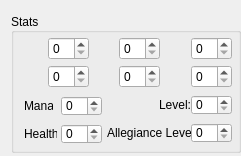
         <widget class="QWidget" name="layoutWidget">
          <property name="geometry">
           <rect>
            <x>223</x>
            <y>9</y>
            <width>232</width>
            <height>156</height>
           </rect>
          </property>
          <layout class="QVBoxLayout" name="layoutStats">
           <property name="rightMargin">
            <number>0</number>
           </property>
           <property name="bottomMargin">
            <number>0</number>
           </property>
           <item>
            <widget class="QGroupBox" name="groupBoxStats">
             <property name="sizePolicy">
              <sizepolicy hsizetype="Fixed" vsizetype="Fixed">
               <horstretch>0</horstretch>
               <verstretch>0</verstretch>
              </sizepolicy>
             </property>
             <property name="minimumSize">
              <size>
               <width>230</width>
               <height>140</height>
              </size>
             </property>
             <property name="maximumSize">
              <size>
               <width>230</width>
               <height>140</height>
              </size>
             </property>
             <property name="title">
              <string>Stats</string>
             </property>
             <property name="alignment">
              <set>Qt::AlignLeading|Qt::AlignLeft|Qt::AlignVCenter</set>
             </property>
             <widget class="QWidget" name="verticalLayoutWidget">
              <property name="geometry">
               <rect>
                <x>10</x>
                <y>20</y>
                <width>31</width>
                <height>31</height>
               </rect>
              </property>
              <layout class="QVBoxLayout" name="layoutVit">
               <property name="spacing">
                <number>0</number>
               </property>
               <property name="leftMargin">
                <number>2</number>
               </property>
               <property name="topMargin">
                <number>5</number>
               </property>
               <property name="rightMargin">
                <number>6</number>
               </property>
               <property name="bottomMargin">
                <number>4</number>
               </property>
               <item>
                <widget class="QLabel" name="labelVit">
                 <property name="toolTip">
                  <string>Vitality</string>
                 </property>
                 <property name="text">
                  <string/>
                 </property>
                 <property name="textFormat">
                  <enum>Qt::PlainText</enum>
                 </property>
                 <property name="pixmap">
                  <pixmap resource="../resources/images/images.qrc">:/statVIT.png</pixmap>
                 </property>
                 <property name="scaledContents">
                  <bool>true</bool>
                 </property>
                </widget>
               </item>
              </layout>
             </widget>
             <widget class="QWidget" name="verticalLayoutWidget_2">
              <property name="geometry">
               <rect>
                <x>37</x>
                <y>23</y>
                <width>45</width>
                <height>26</height>
               </rect>
              </property>
              <layout class="QVBoxLayout" name="layoutVitVal">
               <item>
                <widget class="QSpinBox" name="spinBoxVitVal">
                 <property name="sizePolicy">
                  <sizepolicy hsizetype="Fixed" vsizetype="Fixed">
                   <horstretch>0</horstretch>
                   <verstretch>0</verstretch>
                  </sizepolicy>
                 </property>
                 <property name="minimumSize">
                  <size>
                   <width>41</width>
                   <height>0</height>
                  </size>
                 </property>
                 <property name="maximumSize">
                  <size>
                   <width>41</width>
                   <height>16777215</height>
                  </size>
                 </property>
                 <property name="buttonSymbols">
                  <enum>QAbstractSpinBox::UpDownArrows</enum>
                 </property>
                 <property name="correctionMode">
                  <enum>QAbstractSpinBox::CorrectToNearestValue</enum>
                 </property>
                 <property name="maximum">
                  <number>999</number>
                 </property>
                </widget>
               </item>
              </layout>
             </widget>
             <widget class="QWidget" name="verticalLayoutWidget_8">
              <property name="geometry">
               <rect>
                <x>80</x>
                <y>20</y>
                <width>31</width>
                <height>31</height>
               </rect>
              </property>
              <layout class="QVBoxLayout" name="layoutDex">
               <property name="leftMargin">
                <number>3</number>
               </property>
               <property name="topMargin">
                <number>5</number>
               </property>
               <property name="rightMargin">
                <number>5</number>
               </property>
               <property name="bottomMargin">
                <number>4</number>
               </property>
               <item>
                <widget class="QLabel" name="labelDex">
                 <property name="toolTip">
                  <string>Dexterity</string>
                 </property>
                 <property name="text">
                  <string/>
                 </property>
                 <property name="textFormat">
                  <enum>Qt::PlainText</enum>
                 </property>
                 <property name="pixmap">
                  <pixmap resource="../resources/images/images.qrc">:/statDEX.png</pixmap>
                 </property>
                 <property name="scaledContents">
                  <bool>true</bool>
                 </property>
                </widget>
               </item>
              </layout>
             </widget>
             <widget class="QWidget" name="verticalLayoutWidget_19">
              <property name="geometry">
               <rect>
                <x>108</x>
                <y>23</y>
                <width>45</width>
                <height>26</height>
               </rect>
              </property>
              <layout class="QVBoxLayout" name="layoutDexVal">
               <item>
                <widget class="QSpinBox" name="spinBoxDexVal">
                 <property name="sizePolicy">
                  <sizepolicy hsizetype="Fixed" vsizetype="Fixed">
                   <horstretch>0</horstretch>
                   <verstretch>0</verstretch>
                  </sizepolicy>
                 </property>
                 <property name="minimumSize">
                  <size>
                   <width>41</width>
                   <height>0</height>
                  </size>
                 </property>
                 <property name="maximumSize">
                  <size>
                   <width>41</width>
                   <height>16777215</height>
                  </size>
                 </property>
                 <property name="maximum">
                  <number>999</number>
                 </property>
                </widget>
               </item>
              </layout>
             </widget>
             <widget class="QWidget" name="verticalLayoutWidget_20">
              <property name="geometry">
               <rect>
                <x>150</x>
                <y>20</y>
                <width>31</width>
                <height>31</height>
               </rect>
              </property>
              <layout class="QVBoxLayout" name="layoutMag">
               <property name="leftMargin">
                <number>5</number>
               </property>
               <property name="topMargin">
                <number>5</number>
               </property>
               <property name="rightMargin">
                <number>3</number>
               </property>
               <property name="bottomMargin">
                <number>4</number>
               </property>
               <item>
                <widget class="QLabel" name="labelMag">
                 <property name="toolTip">
                  <string>Magic</string>
                 </property>
                 <property name="text">
                  <string/>
                 </property>
                 <property name="textFormat">
                  <enum>Qt::PlainText</enum>
                 </property>
                 <property name="pixmap">
                  <pixmap resource="../resources/images/images.qrc">:/statMAG.png</pixmap>
                 </property>
                 <property name="scaledContents">
                  <bool>true</bool>
                 </property>
                </widget>
               </item>
              </layout>
             </widget>
             <widget class="QWidget" name="verticalLayoutWidget_21">
              <property name="geometry">
               <rect>
                <x>180</x>
                <y>23</y>
                <width>45</width>
                <height>26</height>
               </rect>
              </property>
              <layout class="QVBoxLayout" name="layoutMagVal">
               <item>
                <widget class="QSpinBox" name="spinBoxMagVal">
                 <property name="sizePolicy">
                  <sizepolicy hsizetype="Fixed" vsizetype="Fixed">
                   <horstretch>0</horstretch>
                   <verstretch>0</verstretch>
                  </sizepolicy>
                 </property>
                 <property name="minimumSize">
                  <size>
                   <width>41</width>
                   <height>0</height>
                  </size>
                 </property>
                 <property name="maximumSize">
                  <size>
                   <width>41</width>
                   <height>16777215</height>
                  </size>
                 </property>
                 <property name="maximum">
                  <number>999</number>
                 </property>
                </widget>
               </item>
              </layout>
             </widget>
             <widget class="QWidget" name="verticalLayoutWidget_22">
              <property name="geometry">
               <rect>
                <x>10</x>
                <y>50</y>
                <width>31</width>
                <height>31</height>
               </rect>
              </property>
              <layout class="QVBoxLayout" name="layoutStr">
               <property name="leftMargin">
                <number>2</number>
               </property>
               <property name="topMargin">
                <number>3</number>
               </property>
               <property name="rightMargin">
                <number>6</number>
               </property>
               <property name="bottomMargin">
                <number>6</number>
               </property>
               <item>
                <widget class="QLabel" name="labelStr">
                 <property name="toolTip">
                  <string>Strength</string>
                 </property>
                 <property name="text">
                  <string/>
                 </property>
                 <property name="textFormat">
                  <enum>Qt::PlainText</enum>
                 </property>
                 <property name="pixmap">
                  <pixmap resource="../resources/images/images.qrc">:/statSTR.png</pixmap>
                 </property>
                 <property name="scaledContents">
                  <bool>true</bool>
                 </property>
                </widget>
               </item>
              </layout>
             </widget>
             <widget class="QWidget" name="verticalLayoutWidget_23">
              <property name="geometry">
               <rect>
                <x>37</x>
                <y>51</y>
                <width>45</width>
                <height>26</height>
               </rect>
              </property>
              <layout class="QVBoxLayout" name="layoutStrVal">
               <item>
                <widget class="QSpinBox" name="spinBoxStrVal">
                 <property name="sizePolicy">
                  <sizepolicy hsizetype="Fixed" vsizetype="Fixed">
                   <horstretch>0</horstretch>
                   <verstretch>0</verstretch>
                  </sizepolicy>
                 </property>
                 <property name="minimumSize">
                  <size>
                   <width>41</width>
                   <height>0</height>
                  </size>
                 </property>
                 <property name="maximumSize">
                  <size>
                   <width>41</width>
                   <height>16777215</height>
                  </size>
                 </property>
                 <property name="maximum">
                  <number>999</number>
                 </property>
                </widget>
               </item>
              </layout>
             </widget>
             <widget class="QWidget" name="verticalLayoutWidget_24">
              <property name="geometry">
               <rect>
                <x>80</x>
                <y>50</y>
                <width>31</width>
                <height>31</height>
               </rect>
              </property>
              <layout class="QVBoxLayout" name="layoutTec">
               <property name="leftMargin">
                <number>3</number>
               </property>
               <property name="topMargin">
                <number>3</number>
               </property>
               <property name="rightMargin">
                <number>5</number>
               </property>
               <property name="bottomMargin">
                <number>6</number>
               </property>
               <item>
                <widget class="QLabel" name="labelTec">
                 <property name="toolTip">
                  <string>Tech</string>
                 </property>
                 <property name="text">
                  <string/>
                 </property>
                 <property name="textFormat">
                  <enum>Qt::PlainText</enum>
                 </property>
                 <property name="pixmap">
                  <pixmap resource="../resources/images/images.qrc">:/statTEC.png</pixmap>
                 </property>
                 <property name="scaledContents">
                  <bool>true</bool>
                 </property>
                </widget>
               </item>
              </layout>
             </widget>
             <widget class="QWidget" name="verticalLayoutWidget_25">
              <property name="geometry">
               <rect>
                <x>108</x>
                <y>51</y>
                <width>45</width>
                <height>26</height>
               </rect>
              </property>
              <layout class="QVBoxLayout" name="layoutTecVal">
               <item>
                <widget class="QSpinBox" name="spinBoxTecVal">
                 <property name="sizePolicy">
                  <sizepolicy hsizetype="Fixed" vsizetype="Fixed">
                   <horstretch>0</horstretch>
                   <verstretch>0</verstretch>
                  </sizepolicy>
                 </property>
                 <property name="minimumSize">
                  <size>
                   <width>41</width>
                   <height>0</height>
                  </size>
                 </property>
                 <property name="maximumSize">
                  <size>
                   <width>41</width>
                   <height>16777215</height>
                  </size>
                 </property>
                 <property name="maximum">
                  <number>999</number>
                 </property>
                </widget>
               </item>
              </layout>
             </widget>
             <widget class="QWidget" name="verticalLayoutWidget_26">
              <property name="geometry">
               <rect>
                <x>150</x>
                <y>50</y>
                <width>31</width>
                <height>31</height>
               </rect>
              </property>
              <layout class="QVBoxLayout" name="layoutFai">
               <property name="leftMargin">
                <number>5</number>
               </property>
               <property name="topMargin">
                <number>3</number>
               </property>
               <property name="rightMargin">
                <number>3</number>
               </property>
               <property name="bottomMargin">
                <number>6</number>
               </property>
               <item>
                <widget class="QLabel" name="labelFai">
                 <property name="toolTip">
                  <string>Faith</string>
                 </property>
                 <property name="text">
                  <string/>
                 </property>
                 <property name="textFormat">
                  <enum>Qt::PlainText</enum>
                 </property>
                 <property name="pixmap">
                  <pixmap resource="../resources/images/images.qrc">:/statFTH.png</pixmap>
                 </property>
                 <property name="scaledContents">
                  <bool>true</bool>
                 </property>
                </widget>
               </item>
              </layout>
             </widget>
             <widget class="QWidget" name="verticalLayoutWidget_27">
              <property name="geometry">
               <rect>
                <x>180</x>
                <y>51</y>
                <width>45</width>
                <height>26</height>
               </rect>
              </property>
              <layout class="QVBoxLayout" name="layoutFaiVal">
               <item>
                <widget class="QSpinBox" name="spinBoxFaiVal">
                 <property name="sizePolicy">
                  <sizepolicy hsizetype="Fixed" vsizetype="Fixed">
                   <horstretch>0</horstretch>
                   <verstretch>0</verstretch>
                  </sizepolicy>
                 </property>
                 <property name="minimumSize">
                  <size>
                   <width>41</width>
                   <height>0</height>
                  </size>
                 </property>
                 <property name="maximumSize">
                  <size>
                   <width>41</width>
                   <height>16777215</height>
                  </size>
                 </property>
                 <property name="maximum">
                  <number>999</number>
                 </property>
                </widget>
               </item>
              </layout>
             </widget>
             <widget class="QLabel" name="labelLevel">
              <property name="geometry">
               <rect>
                <x>148</x>
                <y>84</y>
                <width>35</width>
                <height>16</height>
               </rect>
              </property>
              <property name="minimumSize">
               <size>
                <width>35</width>
                <height>0</height>
               </size>
              </property>
              <property name="maximumSize">
               <size>
                <width>35</width>
                <height>16777215</height>
               </size>
              </property>
              <property name="text">
               <string>Level:</string>
              </property>
             </widget>
             <widget class="QSpinBox" name="spinBoxLevelVal">
              <property name="geometry">
               <rect>
                <x>180</x>
                <y>82</y>
                <width>41</width>
                <height>20</height>
               </rect>
              </property>
              <property name="minimumSize">
               <size>
                <width>41</width>
                <height>0</height>
               </size>
              </property>
              <property name="maximumSize">
               <size>
                <width>41</width>
                <height>16777215</height>
               </size>
              </property>
              <property name="buttonSymbols">
               <enum>QAbstractSpinBox::UpDownArrows</enum>
              </property>
              <property name="maximum">
               <number>999</number>
              </property>
             </widget>
             <widget class="QLabel" name="labelAllegianceLevel">
              <property name="geometry">
               <rect>
                <x>96</x>
                <y>112</y>
                <width>85</width>
                <height>16</height>
               </rect>
              </property>
              <property name="minimumSize">
               <size>
                <width>85</width>
                <height>0</height>
               </size>
              </property>
              <property name="maximumSize">
               <size>
                <width>85</width>
                <height>16777215</height>
               </size>
              </property>
              <property name="text">
               <string>Allegiance Level:</string>
              </property>
             </widget>
             <widget class="QSpinBox" name="spinBoxAllegianceLevelVal">
              <property name="geometry">
               <rect>
                <x>180</x>
                <y>110</y>
                <width>41</width>
                <height>20</height>
               </rect>
              </property>
              <property name="minimumSize">
               <size>
                <width>41</width>
                <height>0</height>
               </size>
              </property>
              <property name="maximumSize">
               <size>
                <width>41</width>
                <height>16777215</height>
               </size>
              </property>
              <property name="buttonSymbols">
               <enum>QAbstractSpinBox::UpDownArrows</enum>
              </property>
              <property name="maximum">
               <number>999</number>
              </property>
             </widget>
             <widget class="QLabel" name="labelMana">
              <property name="geometry">
               <rect>
                <x>13</x>
                <y>85</y>
                <width>29</width>
                <height>16</height>
               </rect>
              </property>
              <property name="text">
               <string>Mana:</string>
              </property>
             </widget>
             <widget class="QSpinBox" name="spinBoxManaVal">
              <property name="geometry">
               <rect>
                <x>50</x>
                <y>83</y>
                <width>41</width>
                <height>20</height>
               </rect>
              </property>
              <property name="minimumSize">
               <size>
                <width>41</width>
                <height>0</height>
               </size>
              </property>
              <property name="maximumSize">
               <size>
                <width>41</width>
                <height>16777215</height>
               </size>
              </property>
              <property name="maximum">
               <number>999</number>
              </property>
             </widget>
             <widget class="QLabel" name="labelHealth">
              <property name="geometry">
               <rect>
                <x>13</x>
                <y>111</y>
                <width>33</width>
                <height>19</height>
               </rect>
              </property>
              <property name="text">
               <string>Health:</string>
              </property>
             </widget>
             <widget class="QSpinBox" name="spinBoxHealthVal">
              <property name="geometry">
               <rect>
                <x>50</x>
                <y>111</y>
                <width>41</width>
                <height>20</height>
               </rect>
              </property>
              <property name="minimumSize">
               <size>
                <width>41</width>
                <height>0</height>
               </size>
              </property>
              <property name="maximumSize">
               <size>
                <width>41</width>
                <height>16777215</height>
               </size>
              </property>
              <property name="maximum">
               <number>999</number>
              </property>
             </widget>
            </widget>
           </item>
          </layout>
         </widget>
